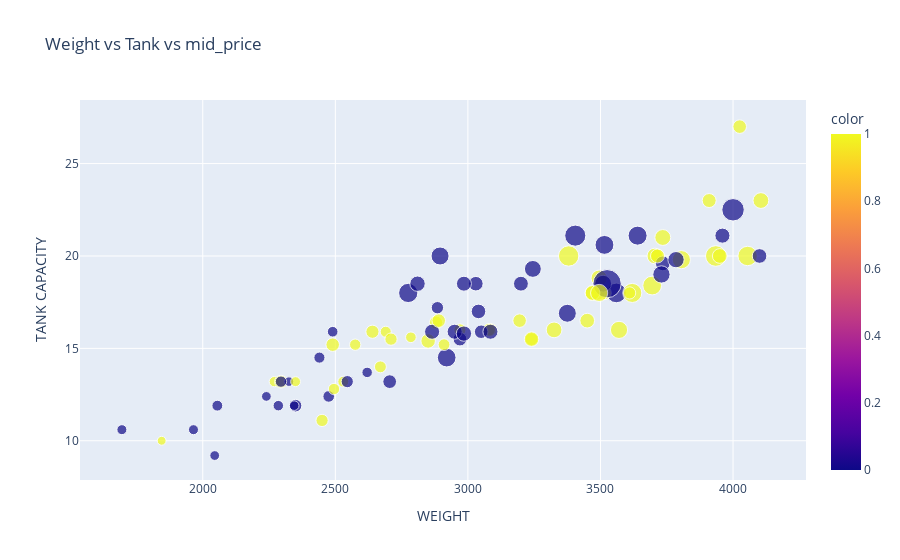

This figure's notebook cell:
### Markdown cell above
### Showing the relationship between Weight of a vehicle and its fuel-Tank capacity on the basis of domestic or foreigner manufacturer of car regarding to their maximum price

### Code cell
px.scatter(x=data["Weight"],y=data["Fuel_Tank"],color=data["Domestic"],size=data.Max_Price,
           title="Weight vs Tank vs mid_price",labels=dict(x="WEIGHT",y="TANK CAPACITY"))

### Figure 1 — Plotly figure (JSON) as saved in the notebook; plotly's stock layout.template omitted (floating-point values rounded to 4 significant figures)
{"data": [{"hovertemplate": "WEIGHT=%{x}<br>TANK CAPACITY=%{y}<br>size=%{marker.size}<br>color=%{marker.color}<extra></extra>", "legendgroup": "", "marker": {"color": [0, 0, 0, 0, 0, 1, 1, 1, 1, 1, 1, 1, 1, 1, 1, 1, 1, 1, 1, 1, 1, 1, 1, 1, 1, 1, 1, 1, 1, 1, 1, 1, 1, 1, 1, 1, 1, 1, 0, 0, 0, 0, 0, 0, 0, 0, 0, 0, 0, 0, 1, 1, 0, 0, 0, 0, 0, 0, 0, 1, 1, 0, 0, 0, 0, 0, 0, 1, 1, 1, 1, 1, 1, 1, 1, 1, 1, 0, 1, 0, 0, 0, 0, 0, 0, 0, 0, 0, 0, 0, 0, 0, 0], "coloraxis": "coloraxis", "size": [18.8, 38.7, 32.3, 44.6, 36.2, 17.3, 21.7, 24.9, 26.3, 36.3, 42.7, 18.3, 11.4, 16.8, 18.4, 18, 18.6, 19.6, 41.5, 18.4, 17.1, 29.5, 10.6, 14.2, 14.7, 24.4, 16.4, 33.1, 16.5, 21.2, 7.9, 11.9, 12.2, 21, 15.2, 25.3, 24.8, 21.7, 10, 13.5, 22.7, 15.8, 21.2, 9.2, 11, 11, 15.3, 50.4, 28.4, 35.6, 35.3, 37.8, 9.1, 12.3, 18.7, 21.7, 32.5, 34.9, 80, 15, 14.9, 12.9, 29.9, 14.9, 18.3, 21.5, 22, 14, 18.4, 19.5, 21.9, 17.4, 9.9, 12.8, 21.4, 21.6, 29.4, 37.1, 12.9, 9.5, 11.3, 22.7, 10, 11.8, 22.6, 21.2, 26.6, 9.5, 22.7, 22.4, 23.7, 23.5, 28.5], "sizemode": "area", "sizeref": 0.2, "symbol": "circle"}, "mode": "markers", "name": "", "orientation": "v", "showlegend": false, "type": "scatter", "x": [2705, 3560, 3375, 3405, 3640, 2880, 3470, 4105, 3495, 3620, 3935, 2490, 2785, 3240, 3195, 3715, 4025, 3910, 3380, 3515, 3085, 3570, 2270, 2670, 2970, 3705, 3080, 3805, 2295, 3490, 1845, 2530, 2690, 2850, 2710, 3735, 3325, 3950, 1695, 2475, 2865, 2350, 3040, 2345, 2620, 2285, 2885, 4000, 3510, 3515, 3695, 4055, 2325, 2440, 2970, 3735, 2895, 2920, 3525, 2450, 3610, 2295, 3730, 2545, 3050, 4100, 3200, 2910, 2890, 3715, 3470, 2640, 2350, 2575, 3240, 3450, 3495, 2775, 2495, 2045, 2490, 3085, 1965, 2055, 2950, 3030, 3785, 2240, 3960, 2985, 2810, 2985, 3245], "xaxis": "x", "y": [13.2, 18, 16.9, 21.1, 21.1, 16.4, 18, 23, 18.8, 18, 20, 15.2, 15.6, 15.5, 16.5, 20, 27, 23, 20, 18, 16, 16, 13.2, 14, 16, 20, 16, 19.8, 13.2, 18, 10, 13.2, 15.9, 15.4, 15.5, 21, 16, 20, 10.6, 12.4, 15.9, 11.9, 17, 11.9, 13.7, 11.9, 17.2, 22.5, 18.5, 20.6, 18.4, 20, 13.2, 14.5, 15.5, 19.6, 20, 14.5, 18.5, 11.1, 18, 13.2, 19, 13.2, 15.9, 20, 18.5, 15.2, 16.5, 20, 18, 15.9, 13.2, 15.2, 15.5, 16.5, 18, 18, 12.8, 9.2, 15.9, 15.9, 10.6, 11.9, 15.9, 18.5, 19.8, 12.4, 21.1, 18.5, 18.5, 15.8, 19.3], "yaxis": "y"}], "layout": {"coloraxis": {"colorbar": {"title": {"text": "color"}}, "colorscale": [[0, "#0d0887"], [0.1111, "#46039f"], [0.2222, "#7201a8"], [0.3333, "#9c179e"], [0.4444, "#bd3786"], [0.5556, "#d8576b"], [0.6667, "#ed7953"], [0.7778, "#fb9f3a"], [0.8889, "#fdca26"], [1, "#f0f921"]]}, "legend": {"itemsizing": "constant", "tracegroupgap": 0}, "title": {"text": "Weight vs Tank vs mid_price"}, "xaxis": {"anchor": "y", "domain": [0, 1], "title": {"text": "WEIGHT"}}, "yaxis": {"anchor": "x", "domain": [0, 1], "title": {"text": "TANK CAPACITY"}}}}
